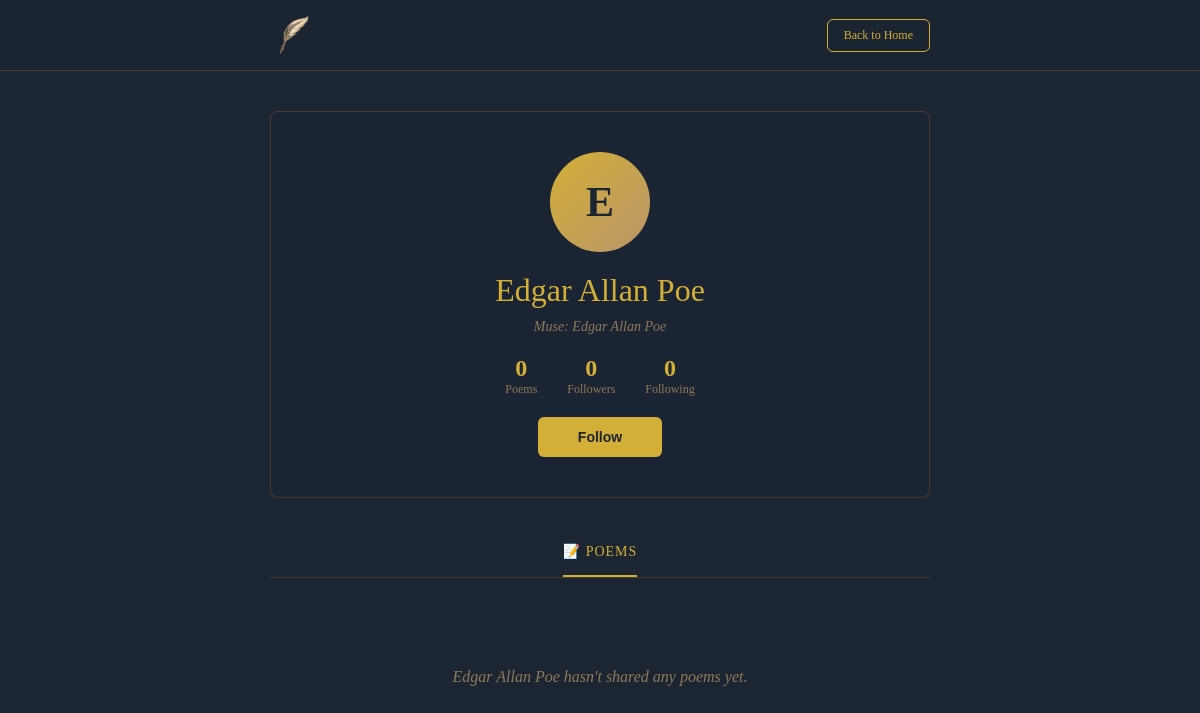
The app's page /user/4 (signed in) with its own data.
### models.py (models this page shows, shortened)
class User(UserMixin, db.Model):
    __tablename__ = 'users'
    id = db.Column(db.Integer, primary_key=True)
    username = db.Column(db.String(80), unique=True, nullable=False)
    email = db.Column(db.String(120), unique=True, nullable=False)
    password_hash = db.Column(db.String(255), nullable=False)
    age = db.Column(db.Integer, nullable=True)
    favorite_poet = db.Column(db.String(100), nullable=True)
    is_admin = db.Column(db.Boolean, default=False)
    has_seen_tutorial = db.Column(db.Boolean, default=False)
    subscription_tier = db.Column(db.String(20), default='free')  # free, plus, pro
    subscription_expires = db.Column(db.DateTime, nullable=True)
    created_at = db.Column(db.DateTime, default=datetime.utcnow)
    poems = db.relationship('Poem', backref='author', lazy=True)
    comments = db.relationship('Comment', backref='author', lazy=True)
    saved_poems = db.relationship('SavedPoem', backref='user', lazy=True, cascade='all, delete-orphan')
    likes = db.relationship('Like', backref='user', lazy=True, cascade='all, delete-orphan')
    notifications = db.relationship('Notification', backref='user', lazy=True, cascade='all, delete-orphan')
    highlights = db.relationship('Highlight', backref='user', lazy=True, cascade='all, delete-orphan')
    following = db.relationship('Follow', foreign_keys='Follow.follower_id', backref='follower', lazy='dynamic', cascade='all, delete-orphan')
    followers = db.relationship('Follow', foreign_keys='Follow.followed_id', backref='followed', lazy='dynamic', cascade='all, delete-orphan')

### app.py (the view)
    @app.route('/user/<int:user_id>')
    @login_required
    def user_profile(user_id):
        from models import Follow, Highlight
        user = User.query.get_or_404(user_id)
        poems = Poem.query.filter_by(user_id=user_id, is_classic=False).order_by(Poem.created_at.desc()).all()
        is_following = Follow.query.filter_by(follower_id=current_user.id, followed_id=user_id).first() is not None
        followers_count = Follow.query.filter_by(followed_id=user_id).count()
        following_count = Follow.query.filter_by(follower_id=user_id).count()
        highlights = Highlight.query.filter_by(user_id=user_id).all()
        return render_template('user_profile.html', user=user, poems=poems, is_following=is_following,
                             followers_count=followers_count, following_count=following_count, highlights=highlights)

### templates/user_profile.html (shortened to what this page needs)
<!DOCTYPE html>
<html>
<head>
</head>
<body>
    <nav class="navbar">
        <div class="nav-container">
            <a href="/home" class="logo">
                <img src="{{ url_for('static', filename='images/logo.png') }}" alt="Poetry Vault" style="height: 40px; width: auto; vertical-align: middle;">
            </a>
            <a href="/home" class="btn-back">Back to Home</a>
        </div>
    </nav>
    <div class="container">
        <div class="profile-header">
            <div class="avatar-large">{{ user.username[0].upper() }}</div>
            <h1>{{ user.username }}</h1>
            <p>Muse: {{ user.favorite_poet }}</p>
            <div class="stats">
                <div class="stat"><div class="stat-number">{{ poems|length }}</div><div class="stat-label">Poems</div></div>
                <a href="/user/{{ user.id }}/followers" class="stat" style="text-decoration: none; color: inherit;">
                    <div class="stat-number" id="followers-count">{{ followers_count }}</div>
                    <div class="stat-label">Followers</div>
                </a>
                <a href="/user/{{ user.id }}/following" class="stat" style="text-decoration: none; color: inherit;">
                    <div class="stat-number">{{ following_count }}</div>
                    <div class="stat-label">Following</div>
                </a>
            </div>
            {% if current_user.id != user.id %}
                <button class="follow-btn {% if is_following %}following{% endif %}" id="follow-btn" onclick="toggleFollow({{ user.id }})">
                    {% if is_following %}Following{% else %}Follow{% endif %}
                </button>
            {% endif %}
        </div>
        <div class="tabs">
            <div class="tab active">📝 Poems</div>
        </div>
        {% if poems %}
        <div class="poems-grid">
            {% for poem in poems %}
            <a href="/poem/{{ poem.id }}" style="text-decoration: none; color: inherit;">
                <div class="grid-item">
                    <div class="grid-item-content">
                        <div class="grid-poem-title">{{ poem.title }}</div>
                        <div class="grid-poem-preview">{{ poem.content }}</div>
                    </div>
                    <div class="grid-overlay">
                        <div class="grid-stat">❤️ {{ poem.likes|length }}</div>
                        <div class="grid-stat">💬 {{ poem.comments|length }}</div>
                    </div>
                </div>
            </a>
            {% endfor %}
        </div>
        {% else %}
        <div class="empty-state">
            {% if current_user.id == user.id %}
                No poems yet. Share your first verse with the world!
            {% else %}
                {{ user.username }} hasn't shared any poems yet.
            {% endif %}
        </div>
        {% endif %}
    </div>
</body>
</html>

### templates/user_profile.html (style rules this page uses)
* { margin: 0; padding: 0; box-sizing: border-box; }
body { font-family: 'Georgia', serif; background: #1c2532; min-height: 100vh; color: #e8e8e8; }
.navbar { background: rgba(28, 37, 50, 0.95); border-bottom: 1px solid rgba(212, 175, 55, 0.2); padding: 15px 0; }
.nav-container { max-width: 700px; margin: 0 auto; padding: 0 20px; display: flex; justify-content: space-between; align-items: center; }
.logo { font-size: 24px; color: #d4af37; font-weight: 600; text-decoration: none; }
.btn-back { padding: 8px 16px; background: transparent; color: #d4af37; border: 1px solid #d4af37; border-radius: 6px; text-decoration: none; font-size: 12px; }
.container { max-width: 700px; margin: 40px auto; padding: 0 20px; }
.profile-header { background: rgba(28, 37, 50, 0.8); border: 1px solid rgba(212, 175, 55, 0.2); border-radius: 8px; padding: 40px; margin-bottom: 30px; text-align: center; }
.avatar-large { width: 100px; height: 100px; border-radius: 50%; background: linear-gradient(135deg, #d4af37 0%, #b8956a 100%); display: flex; align-items: center; justify-content: center; color: #1c2532; font-weight: bold; font-size: 42px; margin: 0 auto 20px; }
.profile-header h1 { color: #d4af37; font-size: 32px; margin-bottom: 10px; font-weight: normal; }
.profile-header p { color: #8e7a5a; font-size: 14px; font-style: italic; }
.stats { display: flex; gap: 30px; justify-content: center; margin-top: 20px; }
.stat { text-align: center; cursor: pointer; transition: transform 0.2s; }
.stat-number { color: #d4af37; font-size: 24px; font-weight: 600; }
.stat-label { color: #8e7a5a; font-size: 12px; }
.follow-btn { margin-top: 20px; padding: 12px 40px; background: #d4af37; color: #1c2532; border: none; border-radius: 6px; font-size: 14px; font-weight: 600; cursor: pointer; transition: all 0.2s; }
.tabs { display: flex; justify-content: center; gap: 40px; margin-bottom: 30px; border-bottom: 1px solid rgba(212, 175, 55, 0.2); }
.tab { padding: 15px 0; color: #8e7a5a; cursor: pointer; border-bottom: 2px solid transparent; transition: all 0.2s; font-size: 14px; text-transform: uppercase; letter-spacing: 1px; }
.tab.active { color: #d4af37; border-bottom-color: #d4af37; }
.empty-state { text-align: center; padding: 60px 20px; color: #8e7a5a; font-style: italic; }

### records on screen
User: username "E", username "Edgar Allan Poe", favorite_poet "Edgar Allan Poe"

### other values on screen
{{ poems|length }} "0"
{{ followers_count }} "0"
{{ following_count }} "0"
